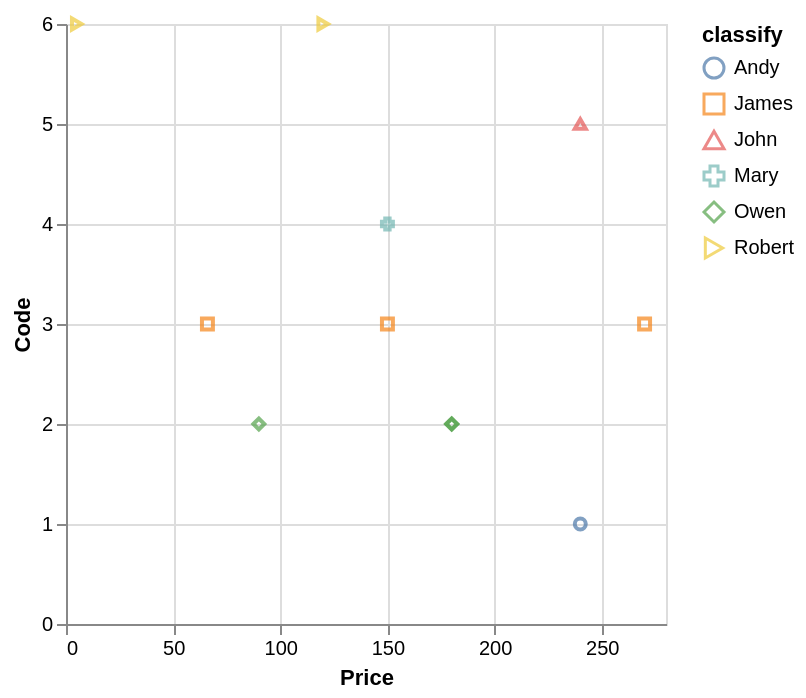

Describe this chart as a Vega-Lite specification.
### Vega-Lite specification from a JSON file in a GitHub repository (floating-point values rounded to 4 significant figures)
{"data": {"values": [{"x_data": 240, "y_data": 1, "classify": "Andy"}, {"x_data": 270, "y_data": 3, "classify": "James"}, {"x_data": 66, "y_data": 3, "classify": "James"}, {"x_data": 150, "y_data": 3, "classify": "James"}, {"x_data": 240, "y_data": 5, "classify": "John"}, {"x_data": 150, "y_data": 4, "classify": "Mary"}, {"x_data": 180, "y_data": 2, "classify": "Owen"}, {"x_data": 90, "y_data": 2, "classify": "Owen"}, {"x_data": 180, "y_data": 2, "classify": "Owen"}, {"x_data": 120, "y_data": 6, "classify": "Robert"}, {"x_data": 5, "y_data": 6, "classify": "Robert"}]}, "mark": "point", "encoding": {"x": {"field": "x_data", "type": "quantitative", "title": "Price", "scale": {"zero": "false"}}, "y": {"field": "y_data", "type": "quantitative", "title": "Code", "scale": {"zero": "false"}}, "color": {"field": "classify", "type": "nominal"}, "shape": {"field": "classify", "type": "nominal"}}}
